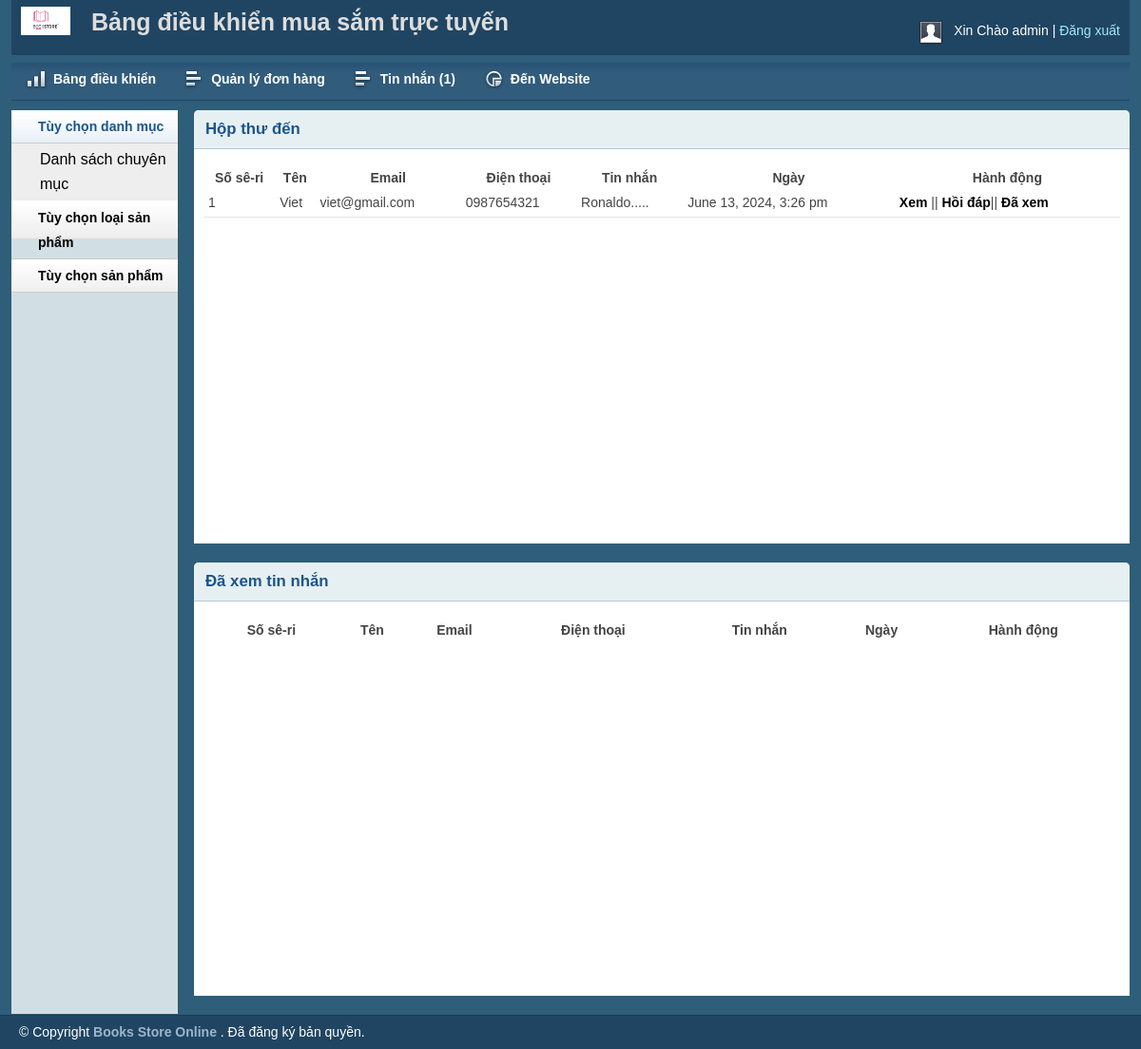
The app's page /admin/message.php (signed in) with its own data.
### tables this page shows
CREATE TABLE `tbl_contact` (
  `id` int(11) NOT NULL,
  `name` varchar(255) NOT NULL,
  `email` varchar(255) NOT NULL,
  `contact` varchar(255) NOT NULL,
  `message` text NOT NULL,
  `status` int(11) NOT NULL DEFAULT 0,
  `date` timestamp NOT NULL DEFAULT current_timestamp()
);

### lib/Database.php (called while the page is built, shortened)
<?php
Class Database{
 public $host   = DB_HOST;
 public $user   = DB_USER;
 public $pass   = DB_PASS;
 public $dbname = DB_NAME;
 public $link;
private function connectDB(){
 $this->link = new mysqli($this->host, $this->user, $this->pass,
  $this->dbname);
 }
public function select($query){
  $result = $this->link->query($query) or
   die($this->link->error.__LINE__);
  if($result->num_rows > 0){
    return $result;
  } else {
    return false;
  }
 }
}

### helpers/Formate.php (called while the page is built, shortened)
<?php
class Format{
 public function formatDate($date){
  return date('F j, Y, g:i a', strtotime($date));
 }
 public function textShorten($text, $limit = 400){
  $text = $text. " ";
  $text = substr($text, 0, $limit);
  $text = substr($text, 0, strrpos($text, ' '));
  $text = $text.".....";
  return $text;
 }
}
?>

### admin/message.php (the view, shortened to what this page needs)
<?php include 'inc/header.php'; ?>
<?php include 'inc/sidebar.php'; ?>
        <div class="grid_10">
            <div class="box round first grid">
                <h2>Hộp thư đến</h2>
                <div class="block">
                    <table class="data display datatable" id="example">
					<thead>
						<tr>
							<th>Số sê-ri</th>
							<th>Tên</th>
							<th>Email</th>
							<th>Điện thoại</th>
							<th>Tin nhắn</th>
							<th>Ngày</th>
							<th>Hành động</th>
						</tr>
					</thead>
					<tbody>
			<?php
			$query = "select * from tbl_contact where status='0' order by id desc";
			$msg = $db->select($query);
			if ($msg) {
			$i=0;
			while ($result = $msg->fetch_assoc()) {
			   $i++;
           ?>
		<tr class="odd gradeX">
			<td><?php echo $i;?></td>
			<td><?php echo $result['name'];?></td>
			<td><?php echo $result['email'];?></td>
			<td><?php echo $result['contact'];?></td>
			<td><?php echo $fm->textShorten($result['message'],30);?></td>
			<td><?php echo $fm->formatDate($result['date']);?></td>
			<td>
				<a href="viewmsg.php?msgid=<?php echo $result['id'];?>">Xem</a> ||
				<a href="replymsg.php?msgid=<?php echo $result['id'];?>">Hồi đáp</a>||
				<a onclick="return confirm('Bạn có chắc chắn Di chuyển tin nhắn!');" href="?seenid=<?php echo $result['id'];?>">Đã xem</a>
			</td>
		</tr>
						<?php } } ?>
					</tbody>
				</table>
               </div>
            </div>
             <div class="box round first grid">
                <h2>Đã xem tin nhắn</h2>
                <div class="block">
                    <table class="data display datatable" id="example">
					<thead>
						<tr>
							<th>Số sê-ri</th>
							<th>Tên</th>
							<th>Email</th>
							<th>Điện thoại</th>
							<th>Tin nhắn</th>
							<th>Ngày</th>
							<th>Hành động</th>
						</tr>
					</thead>
				</table>
               </div>
            </div>
        </div>
 <?php include 'inc/footer.php'; ?>

### admin/css/text.css (style rules this page uses)
body { font: 13px/1.5 Tahoma, Helvetica, Arial, 'Liberation Sans', FreeSans, sans-serif; }
h2 { font-size: 23px; }
p, dl, hr, h1, h2, h3, h4, h5, h6, ol, ul, pre, table, address, fieldset { margin-bottom: 20px; }

### admin/css/grid.css (style rules this page uses)
.grid_1, .grid_2, .grid_3, .grid_4, .grid_5, .grid_6, .grid_7, .grid_8, .grid_9, .grid_10, .grid_11, .grid_12, .grid_13, .grid_14, .grid_15, .grid_16 { display: inline; float: left; margin-left: 1%; margin-right: 1%; }
.container_12 .grid_10 { width: 81.333%; }

### admin/css/layout.css (style rules this page uses)
body { background: #fff none repeat scroll 0 0; color: #444; font-size: 14px; padding: 0; }
a { color: #000; font-weight:bold; text-decoration: none; }
h1, h2, h3, h4, h5, h6 { line-height:1.2em; margin-bottom:.3em; }
h2 { margin-top:1em; }
.box { background:#fff; margin-bottom:20px; padding:10px 10px 10px 10px; margin-left:-8px; }
.box.grid { padding-bottom:40px; }
.box.round { -moz-border-radius: 5px 5px 0px 0px; -webkit-border-radius: 5px 5px 0px 0px; border-radius: 5px 5px 0px 0px; }
.box h2 { font-size:1.2em; font-weight:bold; color:#1B548D; background:#E6F0F3; margin:-10px -10px 0 -10px; padding:10px 12px; border-bottom:1px solid #B3CBD6; -moz-border-radius: 5px 5px 0px 0px; -webkit-border-radius: 5px 5px 0px 0px; border-radius: 5px 5px 0px 0px; }
.box.first { min-height: 406px; }
.block { padding-top:20px; }
.block { padding-bottom:1px; }
table.display { margin: 0 auto; clear: both; width: 100%; }
tr.odd { height: 30px; line-height: 30px; border-bottom:1px solid #e6e6e6; }
tr.odd td, tr.even td { padding-left:5px; }

### records on screen
tbl_contact: name "Viet", email "viet@gmail.com", contact "0987654321", message "Ronaldo.....", date "June 13, 2024, 3:26 pm"

### other values on screen
Session::get('adminName') "admin"
$count "1"
